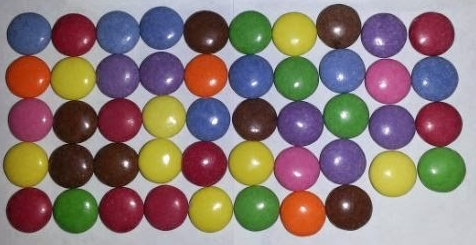
#> input picture images/smarties02.JPG, 476 x 245 px, found by its file name
$ python GDV_tutorial_07.py   (older library calls are emulated)
#> lines starting #> are read from the running program, lines starting #| are printed output that depends on the picture; after the words box and inside, x2 and y2 are one past the last pixel; in counts of white or black regions, pixels touching at a corner belong together

import cv2
import numpy as np

# Goal: Count the number of green smarties in the images
# define green in HSV
hue = 60  # 60 is pure green
hue_range = 10
saturation = 155
saturation_range = 100
value = 155
value_range = 100
lower_green = np.array([hue - hue_range, saturation -
                       saturation_range, value - value_range])
upper_green = np.array([hue + hue_range, saturation +
                       saturation_range, value + value_range])

# morphological operations code
# optional mapping of values with morphological shapes
def morph_shape(val):
    if val == 0:
        return cv2.MORPH_RECT
    elif val == 1:
        return cv2.MORPH_CROSS
    elif val == 2:
        return cv2.MORPH_ELLIPSE

# dilation with parameters
def dilatation(img, size, shape):
    kernel = cv2.getStructuringElement(shape, (2 * size + 1, 2 * size + 1),
                                       (size, size))
    return cv2.dilate(img, kernel)

# opening
def opening(img, size, shape):
    element = cv2.getStructuringElement(shape, (2 * size + 1, 2 * size + 1),
                                        (size, size))
    return cv2.morphologyEx(img, cv2.MORPH_OPEN, element)


# load image
img = cv2.imread('images/smarties02.JPG', cv2.IMREAD_COLOR)
#> img is the input picture: shape (245, 476, 3); mean B, G, R 116.3, 120.7, 137.6
img = cv2.resize(img, (800, 600))
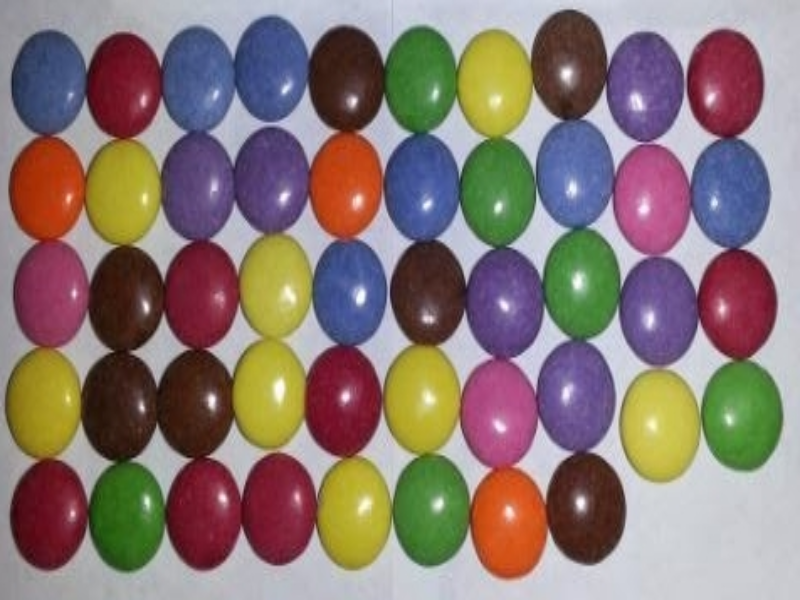
#> img: shape (600, 800, 3); mean B, G, R 116.2, 120.5, 137.5

# convert to HSV
hsv = cv2.cvtColor(img, cv2.COLOR_BGR2HSV)
#> hsv: shape (600, 800, 3); mean H, S, V 94.6, 102.7, 153.3

# create a mask
mask = cv2.inRange(hsv, lower_green, upper_green)
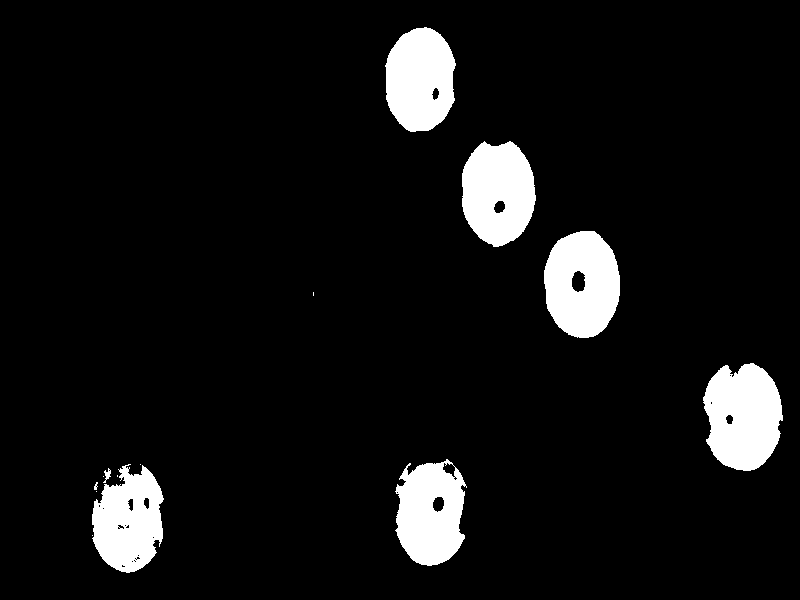
#> mask: shape (600, 800); 7.5% white; 14 white regions (6 under 20 px), largest, box (x1, y1, x2, y2) and area: (703, 363, 783, 471) 6569, (544, 231, 620, 338) 6255, (462, 141, 536, 247) 6012

# setting the parameters
kernel_shape = morph_shape(2)
kernel_size = 7
mask = opening(mask, kernel_size, kernel_shape)
#> in opening, `return cv2.morphologyEx(img, cv2.MORPH_OPEN, element)`:
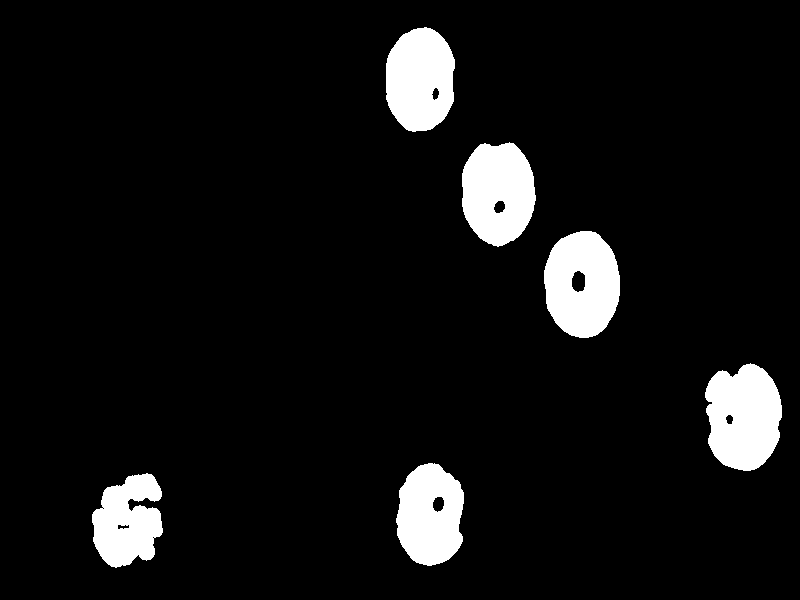
#> returned value: shape (600, 800); 7.2% white; 6 white regions, box (x1, y1, x2, y2) and area: (705, 363, 782, 471) 6419, (544, 231, 620, 338) 6239, (462, 142, 536, 247) 5985, (386, 27, 455, 132) 5777, (396, 463, 464, 566) 5363, (92, 473, 163, 568) 4771

# find connected components
connectivity = 4
(numLabels, labels, stats, centroids) = cv2.connectedComponentsWithStats(
    mask, connectivity, cv2.CV_32S)
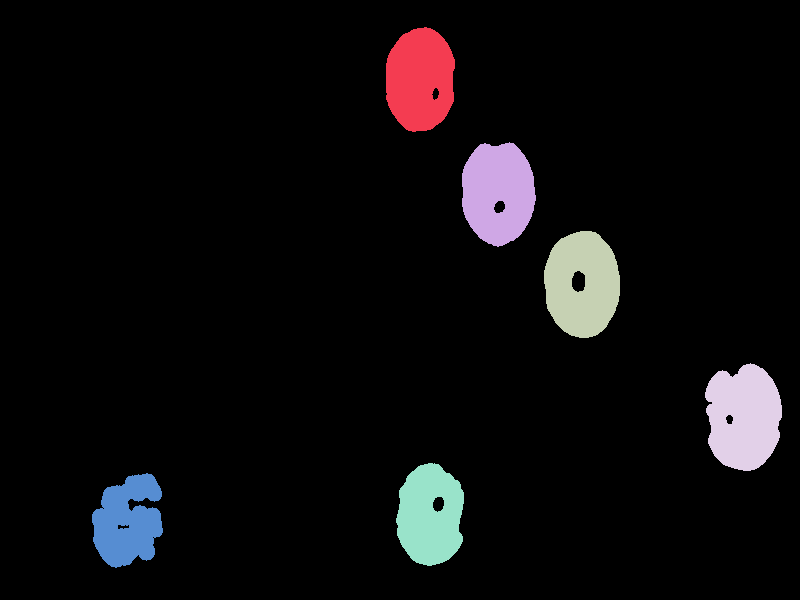
#> labels: shape (600, 800) int32; 7 distinct labels, from 0 to 6; one colour per label, 0 black
#> numLabels = 7; stats = [[0, 0, 800, 600, 445446], [386, 27, 69, 105, 5777], [462, 142, 74, 105, 5985], [544, 231, 76, 107, 6239], [705, 363, 77, 108, 6419], [396, 463, 68, 103, 5363], [92, 473, 71, 95, 4771]]; centroids = [[393, 297.4], [419.7, 79.1], [497.7, 192.3], [581.8, 283.8], [743.2, 416.8], [429.7, 514.9], [127.4, 521.3]]

# find center of mass and draw a mark in the original image
red_BGR = (0, 0, 255)
circle_size = 10
circle_thickness = 5
min_size = 10
numRejected = 1  # Background also counts

# go through all (reasonable) found connected components
for i in range(1, numLabels):
    # check size and roundness as plausibility
    x = stats[i, cv2.CC_STAT_LEFT]
    y = stats[i, cv2.CC_STAT_TOP]
    w = stats[i, cv2.CC_STAT_WIDTH]
    h = stats[i, cv2.CC_STAT_HEIGHT]
    if w < min_size or h < min_size:
        print('Found a too small component.')
        numRejected = numRejected+1
        continue  # found component is too small to be correct
    if w > h:
        roundness = 1.0 / (w/h)
    elif h > w:
        roundness = 1.0 / (h/w)
    if (roundness < 0.5):
        print('Found a component that is not round enough.')
        numRejected = numRejected+1
        continue  # ratio of width and height is not suitable

    # find and draw center
    center = centroids[i]
    center = np.round(center)
    center = center.astype(int)
    cv2.circle(img, center, circle_size, red_BGR, circle_thickness)
    # find and draw bounding box

    cv2.rectangle(img, (x, y), (x + w, y + h), (0, 255, 0), 3)
#> this loop made 6 passes
#> (x, y, w, h, roundness, center) on passes 1 to 6: (386, 27, 69, 105, 0.657, [420, 79]), (462, 142, 74, 105, 0.705, [498, 192]), (544, 231, 76, 107, 0.71, [582, 284]), (705, 363, 77, 108, 0.713, [743, 417]), (396, 463, 68, 103, 0.66, [430, 515]), (92, 473, 71, 95, 0.747, [127, 521])
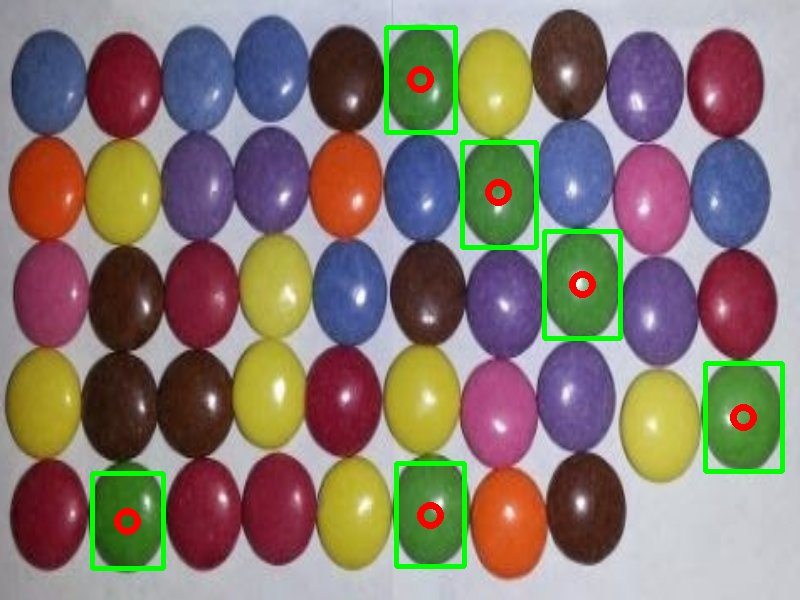
#> img: shape (600, 800, 3); 2.72% of pixels changed, all inside (x1, y1, x2, y2) = (90, 25, 785, 571)
#> after the loop, numRejected = 1

# print out number of connected components and be aware that The first connected component, with an ID of 0
# is always the background. We typically ignore the background, but if you ever need it, keep in mind that ID 0
# contains it.
print('We have found ', str(numLabels-numRejected), ' green smarties.')
#| We have found  6  green smarties.

# show the original image with drawings in one window
cv2.imshow('Original image', img)
# show the masked image in another window
cv2.imshow('Mask', mask)
# show the mask image in another window


cv2.waitKey(0)
cv2.destroyAllWindows()

$ run again, with images/smarties01.JPG copied over images/smarties02.JPG
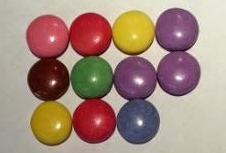
#> input picture images/smarties01.JPG, 226 x 153 px, found by its file name
#> img is the input picture: shape (153, 226, 3); mean B, G, R 124.7, 137.2, 164
#> hsv: shape (600, 800, 3); mean H, S, V 65.8, 84.4, 166.5
#> `mask = cv2.inRange(hsv, lower_green, upper_green)`:
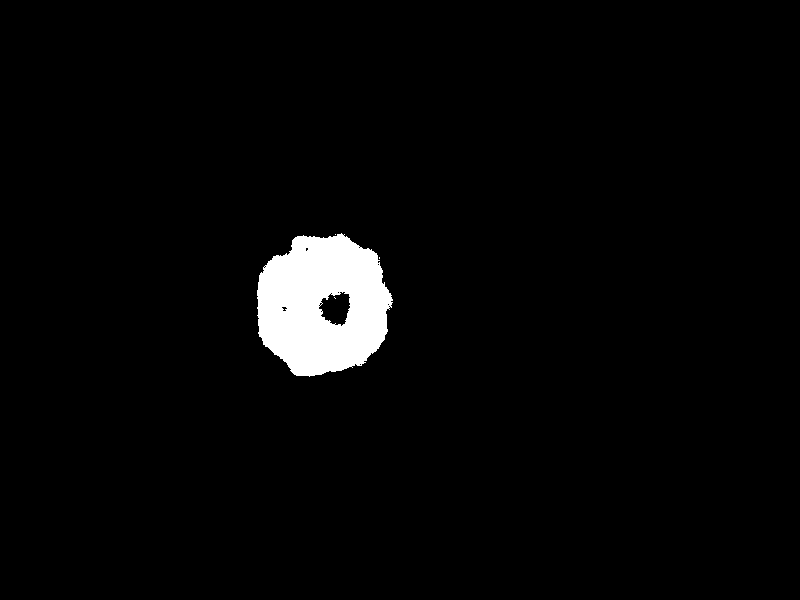
#> mask: shape (600, 800); 3% white; 4 white regions (3 under 20 px), largest, box (x1, y1, x2, y2) and area: (257, 233, 393, 377) 14237
#> labels: shape (600, 800) int32; values 0 (black) and 1 (white), 2.9% white; 1 white region, box (x1, y1, x2, y2) and area: (257, 235, 391, 377) 14014
#> numLabels = 2; stats = [[0, 0, 800, 600, 465986], [257, 235, 134, 142, 14014]]; centroids = [[401.8, 299.3], [321.9, 304.8]]
#> the loop `for i in range(1, numLabels):` made 1 pass
#> (x, y, w, h, roundness, center) on pass 1: (257, 235, 134, 142, 0.944, [322, 305])
#> after the loop `for i in range(1, numLabels):`:
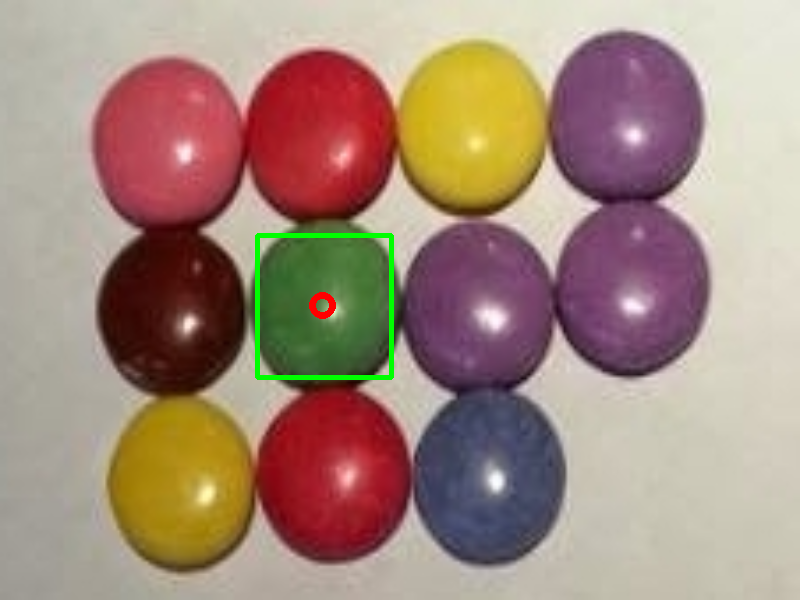
#> img: shape (600, 800, 3); mean B, G, R 124, 137.8, 163.4
#> after the loop `for i in range(1, numLabels):`: numRejected = 1
#| We have found  1  green smarties.

$ run again, with images/smarties03.JPG copied over images/smarties02.JPG
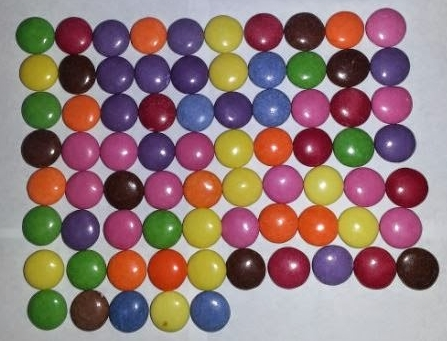
#> input picture images/smarties03.JPG, 447 x 341 px, found by its file name
#> img is the input picture: shape (341, 447, 3); mean B, G, R 119.3, 121.1, 146
#> hsv: shape (600, 800, 3); mean H, S, V 96.7, 97.1, 156.7
#> mask: shape (600, 800); 5.3% white; 19 white regions (9 under 20 px), largest, box (x1, y1, x2, y2) and area: (598, 226, 670, 294) 3688, (514, 91, 583, 156) 3507, (49, 512, 120, 581) 3503
#> `(numLabels, labels, stats, centroids) = cv2.connectedComponentsWithSta..`:
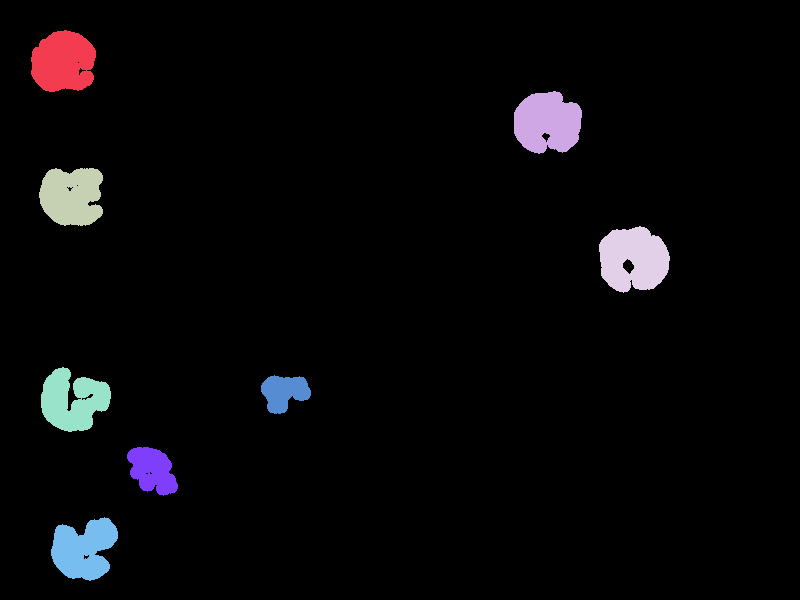
#> labels: shape (600, 800) int32; 9 distinct labels, from 0 to 8; one colour per label, 0 black
#> numLabels = 9; stats = [[0, 0, 800, 600, 457941], [31, 30, 65, 62, 3185], [514, 91, 68, 63, 3322], [39, 168, 64, 58, 3046], [599, 226, 71, 67, 3577], [41, 367, 70, 65, 2998], [261, 375, 50, 39, 1300], [127, 447, 51, 49, 1697], [51, 517, 67, 64, 2934]]; centroids = [[406.5, 300.3], [62.94, 61.62], [547, 122.3], [71.37, 195.8], [633.1, 258.8], [72.54, 400.3], [283.7, 391.7], [151.9, 469.9], [83.32, 548.8]]
#> the loop `for i in range(1, numLabels):` made 8 passes
#> (x, y, w, h, roundness, center) on passes 1 to 8: (31, 30, 65, 62, 0.954, [63, 62]), (514, 91, 68, 63, 0.926, [547, 122]), (39, 168, 64, 58, 0.906, [71, 196]), (599, 226, 71, 67, 0.944, [633, 259]), (41, 367, 70, 65, 0.929, [73, 400]), (261, 375, 50, 39, 0.78, [284, 392]), (127, 447, 51, 49, 0.961, [152, 470]), (51, 517, 67, 64, 0.955, [83, 549])
#> after the loop `for i in range(1, numLabels):`:
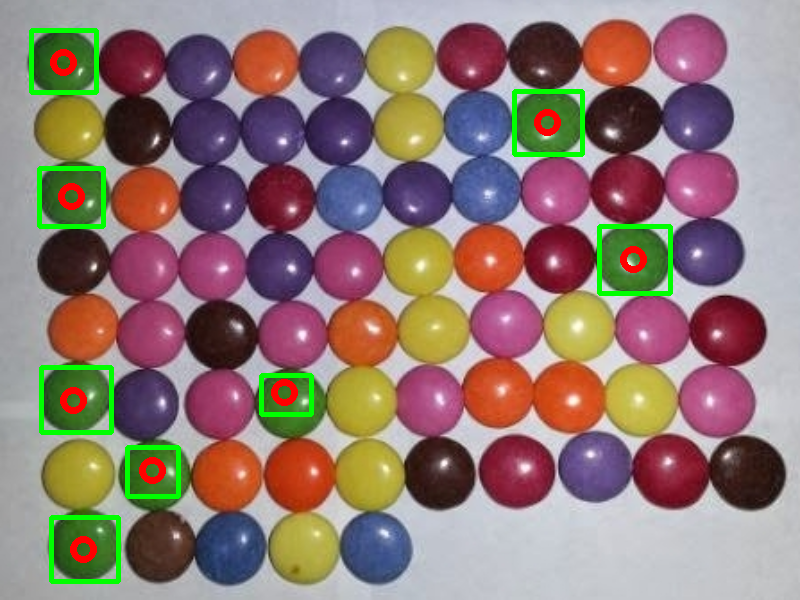
#> img: shape (600, 800, 3); mean B, G, R 116.6, 122.6, 144.8
#> after the loop `for i in range(1, numLabels):`: numRejected = 1
#| We have found  8  green smarties.
